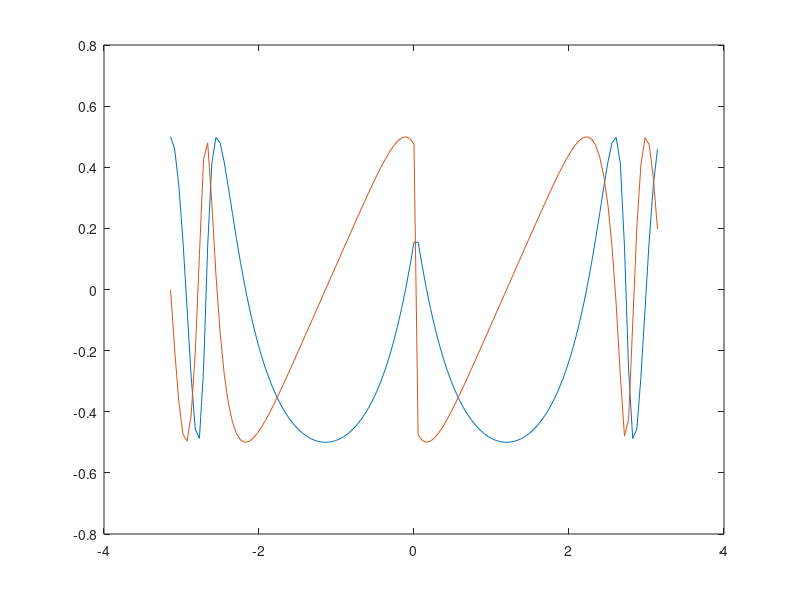
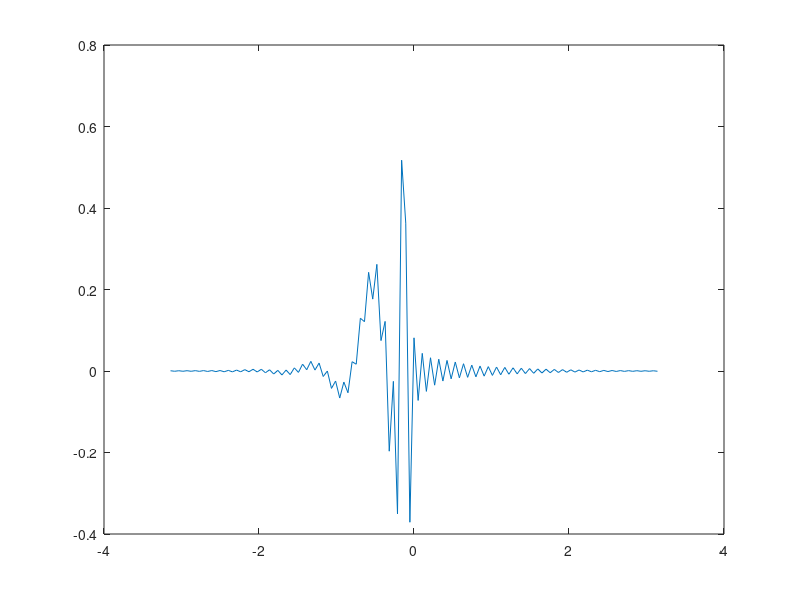
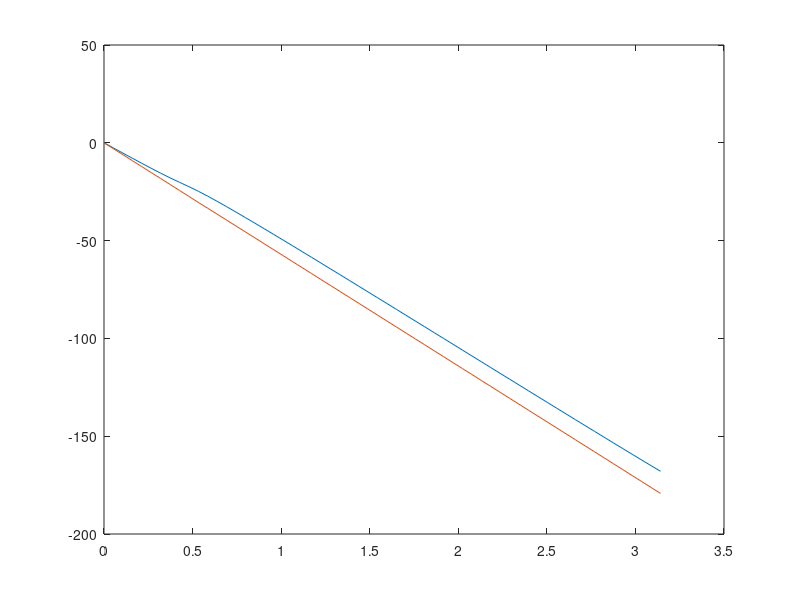
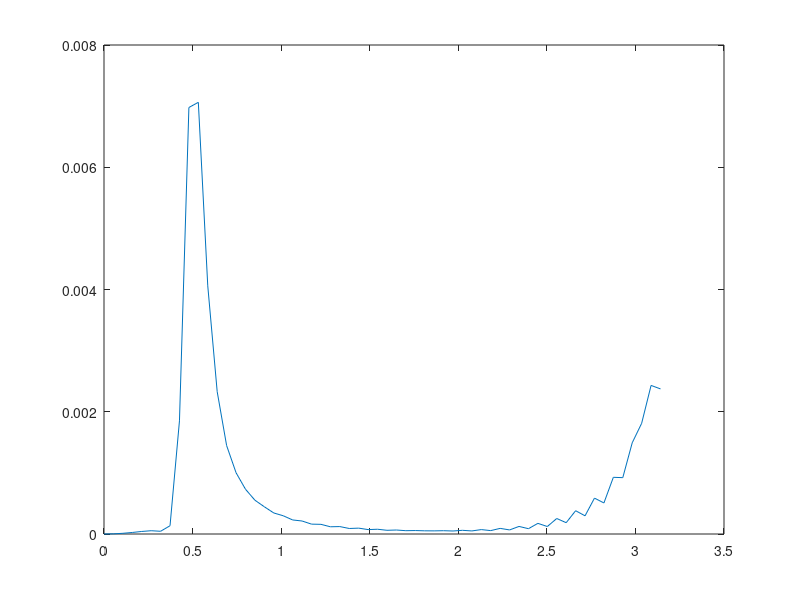

These charts were generated, in order, by the following MATLAB code:
clear all
close all
pkg('load', 'optim');
pkg('load', 'control');
pkg('load', 'signal');

function b = approx_eq(v1, v2, epsilon)
    d = abs(v1 - v2);
    b = (d < epsilon);
endfunction

function pha_out = rm_pi_jumps(pha_in)
    n = numel(pha_in);
    epsilon = 0.2;
    rolling_offset = 0;
    pha_out = [pha_in(1)];
    for idx = 2:n;
        if (approx_eq(pha_in(idx) - pha_in(idx-1), pi, epsilon))
            rolling_offset -= pi;
        elseif (approx_eq(pha_in(idx) - pha_in(idx-1), -pi, epsilon))
            rolling_offset += pi;
        endif
        pha_out(idx) = pha_in(idx) + rolling_offset;
    endfor
endfunction

function b = is_steeper(w, pha_in, k)
    b = true;
    for idx = 1:numel(w)
        if (w(idx)*k > pha_in(idx))
            b = false;
            return;
        endif 
    endfor
endfunction

function target_delay = find_target_delay(w, pha_in)
    k = pha_in(end)/w(end) + 0.001;
    while (!is_steeper(w, pha_in, k))
        k *= 1.01;
    endwhile
    target_delay = k;
endfunction

num = [0.0023    0.0058    0.0102    0.0118    0.0102    0.0058    0.0023]
den = [1.0000   -3.2076    4.6897   -3.8538    1.8573   -0.4931    0.0561]
#num = [1.0349   -0.9159    0.7704   -0.4199    0.1551]
#den = [1.0000   -0.9882    0.7910   -0.3476    0.1694]
#num = [0.0015   -0.0020    0.0002   -0.0009    0.0028   -0.0009    0.0002   -0.0020    0.0015]  
#den = [1.0000   -2.7355    5.9780   -7.8335    8.5654   -6.3463    3.9239   -1.4513    0.4299]
tf_pre = tf(num, den, pi/2)

num_points = 60
w = linspace(0, pi, num_points);
[mag, pha, w] = bode(tf_pre, w);

% pha to radians
pha = pha*pi/180;
pha = rm_pi_jumps(pha);

%k = find_target_delay(w, pha)
%wk = w*k;
%lin_dif = wk - pha;
figure 5
plot(w, pha)
%plot(w, pha, w, wk, w, lin_dif)



fresp = [];
for n = 1:numel(w)
    fresp(n)  = 1*exp(1i*pha(n));
endfor

%fresp = [zeros(1, 50), ones(1, 100), zeros(1, 50)];
%fresp = [ones(1, 100), zeros(1, 100)];
Y1=fresp;
Y2 = [Y1(1)/2 Y1(2:end)/2 fliplr(conj(Y1(2:end)))/2 ];
fresp=Y2;

w_sym = linspace(-pi, pi, numel(fresp));

numel(fresp)

figure 1
plot(w_sym, real(fresp), w_sym, imag(fresp))

fir = ifft(fresp);
fir_n = numel(fir)
fir = [fir((end+1)/2:end) fir(1:(end-1)/2)];
fir_n2 = numel(fir)
fir = fliplr(fir);
%window = blackman(numel(fir))';
window = hamming(numel(fir))';
%window = hanning(numel(fir))';
%window = kaiser(numel(fir))';
%window = chebwin(numel(fir))';
%window = ultrwin(numel(fir), -0.2, 2.1)';



fir = fir .* window *2;

figure 2
plot(w_sym, fir)

figure 7
freqz(fir, 1, numel(pha)*2);
[h, w_n] = freqz(fir, 1, numel(pha)*2);
fir_pha = unwrap(angle(h))';
fir_pha = fir_pha(1:end/2);
figure 3
numel(w)
numel(fir_pha)
pha_combined = fir_pha+pha;
plot(w, fir_pha, w, pha_combined)

figure 4
p_ref = polyfit(w, pha_combined, 1);
lin_ref = w * p_ref(1);
err = (lin_ref - pha_combined).^2;
plot(w, err)
